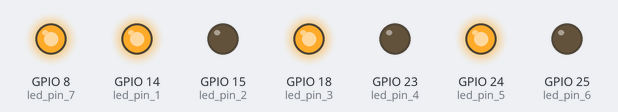
Simulated run of this program. Board: Raspberry Pi (BCM pin numbers). Shown: output pins drawn as LEDs (lit = HIGH).

Above: at 0.5 s.
At 3.5 s:
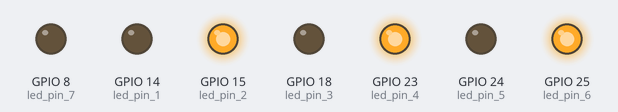
Timing chart, 0 to 4.6 s (numbered marks = the images above):
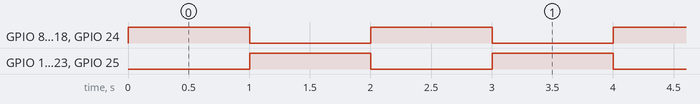

The program:

chaser_alternating.py
```python
# gpiozero and time are two python libraries we will use
# We are importing the LED() function from gpiozero
# and the sleep() function from time
from gpiozero import LED
from time import sleep

# We set the variable led to correspond to
# GPIO Pin 14 using the LED() function
led_pin_1 = LED(14) # Refer to Pin 14 as led1
led_pin_2 = LED(15) # Refer to Pin 25 as led2
led_pin_3 = LED(18) # Same for 18, 23, 24, 25, and 8
led_pin_4 = LED(23)
led_pin_5 = LED(24)
led_pin_6 = LED(25)
led_pin_7 = LED(8)

# This variable stores the amount of time we will delay
delay_time = 1

# This loop runs forever
while True:
    # Turns the LEDs on
    led_pin_1.on()
    led_pin_2.off()
    led_pin_3.on()
    led_pin_4.off()
    led_pin_5.on()
    led_pin_6.off()
    led_pin_7.on()
    # Pause for 1 second
    sleep(delay_time)
    # Turn the LEDs off
    led_pin_1.off()
    led_pin_2.on()
    led_pin_3.off()
    led_pin_4.on()
    led_pin_5.off()
    led_pin_6.on()
    led_pin_7.off()
    # Pause for 1 second
    sleep(delay_time)
```

Measured:
- by itself, GPIO 8 (led_pin_7), GPIO 14 (led_pin_1), GPIO 15 (led_pin_2), GPIO 18 (led_pin_3), GPIO 23 (led_pin_4), GPIO 24 (led_pin_5), GPIO 25 (led_pin_6): alternates HIGH for 1.0 s and LOW for 1.0 s
